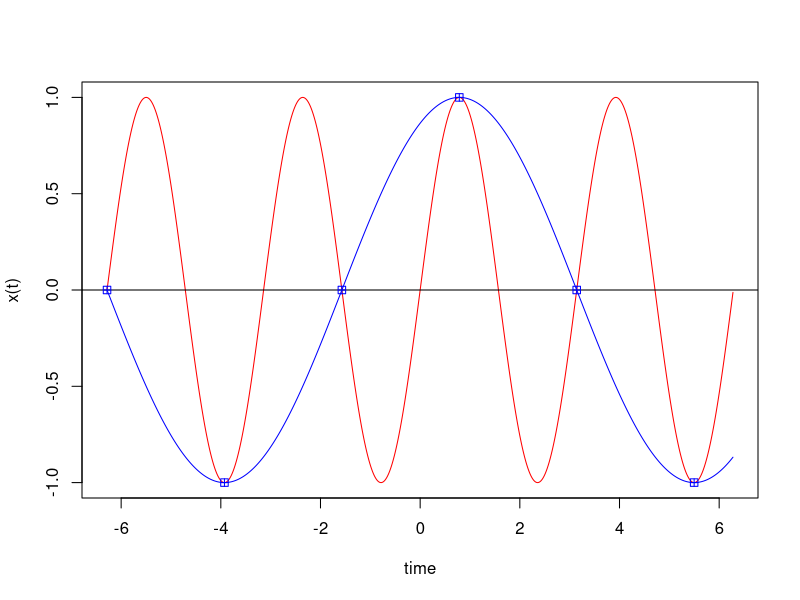

Source code (R):
#### Sound waves

par(mfrow = c(1,1))
x_seq <- seq(-2*pi,2*pi,0.01)
y <- sin(2*x_seq)

x<-c(-2*pi,-7/4*pi,-3/2*pi,-5/4*pi,-pi,-3/4*pi,-pi/2,-1/4*pi,0,
     1/4*pi,pi/2,3/4*pi,pi,5/4*pi,3/2*pi,7/4*pi,2*pi)

plot(x_seq,y, xlab = "time", ylab = "x(t)", type = "l", col = "red")
abline(h=0, col = "black")


alias_x<-x[c(1,4,7,10,13,16)]
points(x=alias_x, y=sin(2*alias_x), pch = 12, col = "blue")

lines(x = x_seq, y = sin(2/3*x_seq+pi/3), col = "blue")



